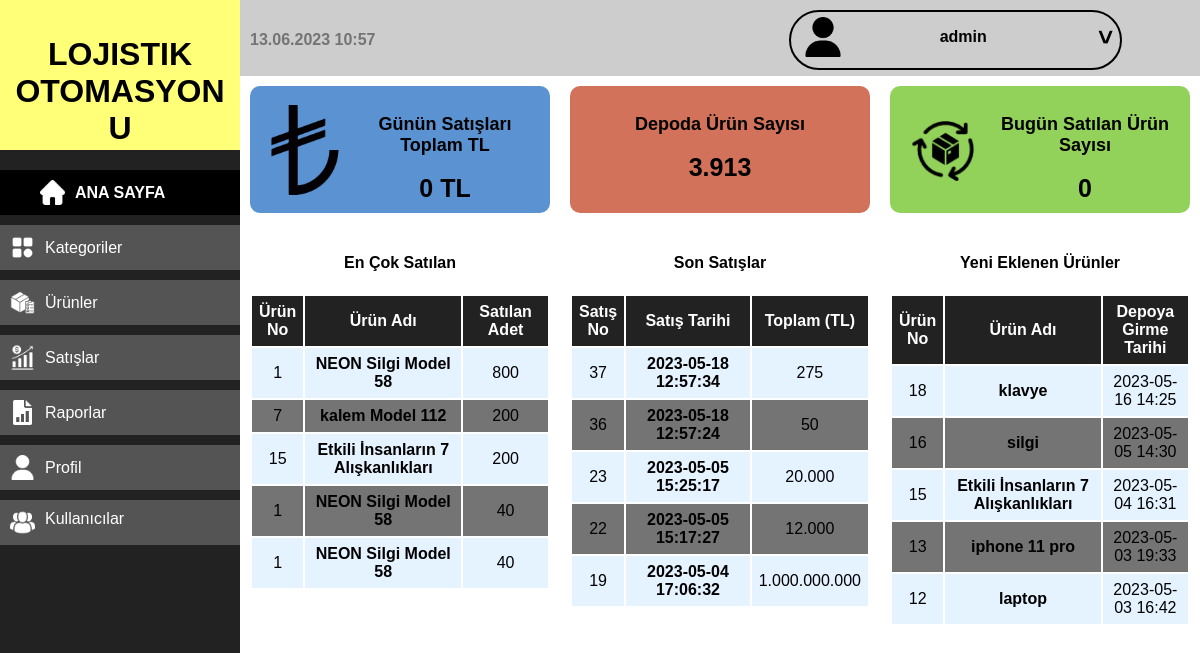
Before: /anasayfa.php (signed in) with the older database file.
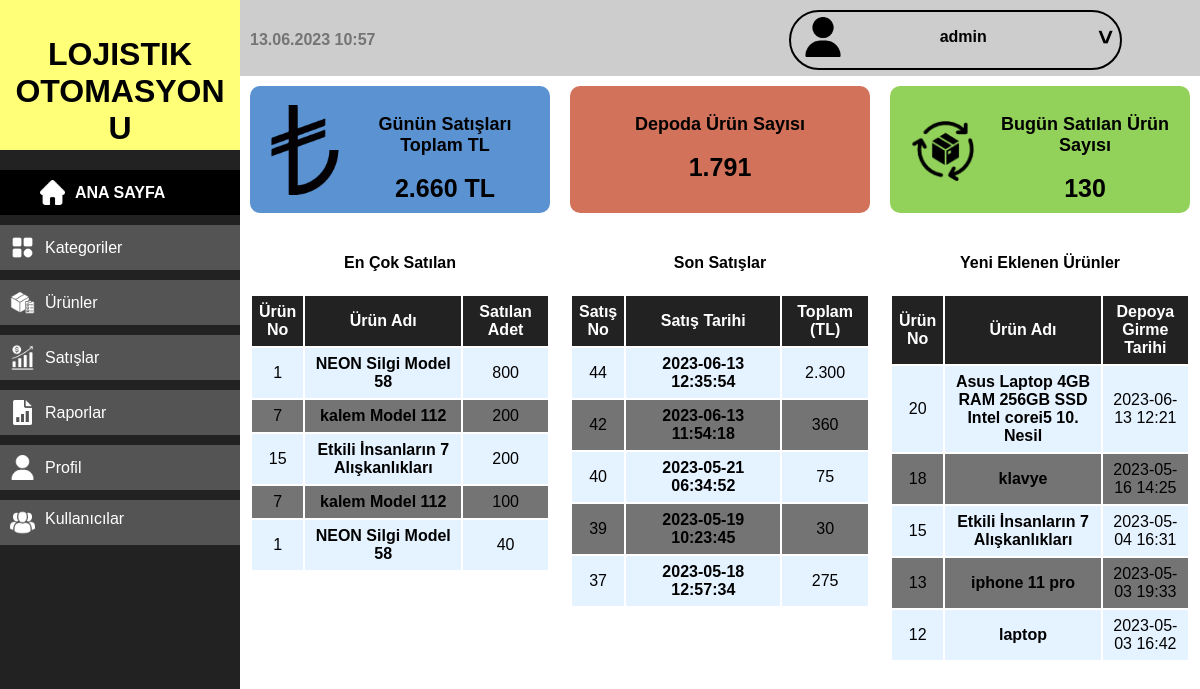
After: the same page with the newer database file.
### tables this page shows
CREATE TABLE `satislar` (
  `id` int(11) NOT NULL,
  `u_id` int(11) NOT NULL,
  `satisi_yapan` int(11) NOT NULL,
  `satilan_adet` int(11) NOT NULL,
  `birine_fiyat` int(11) NOT NULL,
  `toplam_tl` int(11) NOT NULL,
  `alici` varchar(255) NOT NULL,
  `tarihi` datetime NOT NULL
);

CREATE TABLE `urunler` (
  `id` int(11) NOT NULL,
  `urun_adi` text NOT NULL,
  `adet` int(11) NOT NULL,
  `kat` int(11) NOT NULL,
  `ekleyen` int(11) NOT NULL,
  `alim_fiyat` int(11) NOT NULL,
  `satim_fiyat` int(11) NOT NULL,
  `tedarikci` varchar(255) NOT NULL,
  `urun_adresi` text NOT NULL,
  `raf_no` varchar(255) NOT NULL,
  `foto` varchar(255) NOT NULL,
  `tarihi` datetime NOT NULL
);

### fonksiyonlar/fonksiyonlar.php (called while the page is built, shortened)
<?php
function getAllFrom($from) {
    global $con;
    $stmt = $con->prepare("SELECT * FROM $from");
    $stmt->execute();
    $rows = $stmt->fetchAll();
    return $rows;
}
    ?>
        <?php
function getItem($from, $where, $value) {
    global $con;
    $stmt = $con->prepare("SELECT * FROM $from WHERE $where = ? LIMIT 1");
    $stmt->execute(array($value));
    return $stmt->fetch();
}
function getRapor($baslama, $bitme) {
    global $con;
    $stmt = $con->prepare("SELECT
                                    urunler.urun_adi, urunler.alim_fiyat, satislar.*
                            FROM
                                urunler
                            INNER JOIN
                                satislar
                            ON
                                satislar.u_id = urunler.id
                            WHERE
                                satislar.tarihi
                            BETWEEN
                                ?
                            AND
                                ?
                            ORDER BY
                                satislar.id DESC");
        $stmt->execute(array("$baslama", "$bitme"));
        $satislar = $stmt->fetchAll();
    return $satislar;
}
function nokta($sayi) {
    if (strlen($sayi) > 3) {
        $sayis = substr_replace ($sayi , '.' , -3, 0 );
    } else {
        $sayis = $sayi;
    }
    if (strlen($sayis) > 7) {
        $sayis = substr_replace ($sayis , '.' , -7, 0 );
    }
    if (strlen($sayis) > 11) {
        $sayis = substr_replace ($sayis , '.' , -11, 0 );
    }
    return $sayis;
}

### diller/Turkce.php (called while the page is built, shortened)
<?php
function lang($lang)
{
  return $arr[$lang];
}

### anasayfa.php (the view, shortened to what the changed rows need)
<?php
if (isset($_SESSION['kullanici_adi'])) {
        ?>
        <?php
    $kullaniciS = getItem('kullanicilar', 'id', $_SESSION['ID']);
    if ($kullaniciS['aktif'] === 2) {
        $isAdmin = true;
    } else {
        $isAdmin = false;
    }
    $baslad = date('Y-m-d 00:00:00', time());
    $bitisd = date('Y-m-d 23:59:59', time());
    $satislar = getRapor($baslad, $bitisd);
    foreach($satislar as $satis) {
        @$toplam += $satis['toplam_tl'];
        @$toplamUrun += $satis['satilan_adet'];
    }
    $urunler = getAllFrom('urunler ORDER BY id DESC');
    foreach($urunler as $urun) {
        @$uSayisi += $urun['adet'];
    }
    ?>
    <div class="anasayfa-icerik">
        <div class="buyuk-anasayfa">
            <?php if ($isAdmin) { ?>
                <div>
                    <div>
                        <p><?php echo lang('gununSatisToplamiTl'); ?></p>
                        <span><?php echo isset($toplam) ? nokta($toplam) : '0'; ?> TL</span>
                    </div>
                </div>
                <div>
                    <div>
                        <p><?php echo lang('depodaUrunSayisi'); ?></p>
                        <span><?php echo isset($uSayisi) ? nokta($uSayisi) : '0'; ?></span>
                    </div>
                </div>
                <div>
                    <div>
                        <p><?php echo lang('satilanUrunSayisi'); ?></p>
                        <span><?php echo isset($toplamUrun) ? nokta($toplamUrun) : '0'; ?></span>
                    </div>
                </div>
            <?php } else { echo '<div></div> <div></div> <div></div>'; } ?>
            <div>
                <table>
                    <tr>
                        <th><?php echo lang('urunNo'); ?></th>
                        <th><?php echo lang('urunAdi'); ?></th>
                        <th><?php echo lang('satilanAdet'); ?></th>
                    </tr>
                    <?php
                        $urunlerl = getAllFrom('satislar ORDER BY satilan_adet DESC LIMIT 5');
                        foreach($urunlerl as $urun) {
                            $urunAdi = getItem('urunler', 'id', $urun['u_id']);
                            echo '<tr>
                                    <td>' . $urunAdi['id'] . '</td>
                                    <td><a class="a" href="urunler.php?d=gos&k=' . $urunAdi['id'] . '">' . $urunAdi['urun_adi'] . '</a></td>
                                    <td>' . nokta($urun['satilan_adet']) . '</td>
                                </tr>';
                        }
                    ?>
                </table>
            </div>
            <div>
                <table>
                    <tr>
                        <th><?php echo lang('satisNo'); ?></th>
                        <th><?php echo lang('satisTarihi'); ?></th>
                        <th><?php echo lang('toplam') . ' (TL)'; ?></th>
                    </tr>
                    <?php
                        $sat    = $isAdmin ? '' : ' WHERE satisi_yapan = ' . $_SESSION['ID'];
                        $urunlerl = getAllFrom('satislar ' . @$sat . ' ORDER BY id DESC LIMIT 5');
                        foreach($urunlerl as $urun) {
                            echo '<tr>
                                    <td>' . $urun['id'] . '</td>
                                    <td><a class="a" href="satislar.php?d=gos&k=' . $urun['id'] . '">' . $urun['tarihi'] . '</a></td>
                                    <td>' . nokta($urun['toplam_tl']) . '</td>
                                </tr>';
                        }
                    ?>
                </table>
            </div>
            <div>
                <table>
                    <tr>
                        <th><?php echo lang('urunNo'); ?></th>
                        <th><?php echo lang('urunAdi'); ?></th>
                        <th><?php echo lang('depoyaGirmeTarihi') ?></th>
                    </tr>
                    <?php
                        $urunlerl = getAllFrom('urunler ORDER BY id DESC LIMIT 5');
                        foreach($urunlerl as $urun) {
                            echo '<tr>
                                    <td>' . $urun['id'] . '</td>
                                    <td><a class="a" href="urunler.php?d=gos&k=' . $urun['id'] . '">' . $urun['urun_adi'] . '</a></td>
                                    <td>' . substr($urun['tarihi'], 0, -3) . '</td>
                                </tr>';
                        }
                    ?>
                </table>
            </div>
        </div>
    </div>
    <?php
    include 'sablonlar/footer.php';
} else {
    header('Location: logout.php');
    exit();
}

Changed rows visible on the page:
no longer on one of the page's lists (row unchanged): satislar: id "23", tarihi "2023-05-05 15:25:17", toplam_tl "20.000"
no longer on this page (row unchanged): satislar: u "1", u.urun_adi "NEON Silgi Model 58", satilan_adet "40", id "22", tarihi "2023-05-05 15:17:27", toplam_tl "12.000"
no longer on this page (row unchanged): satislar: id "36", tarihi "2023-05-18 12:57:24", toplam_tl "50", shown under "Son Satışlar"
no longer on this page (row unchanged): satislar: id "19", tarihi "2023-05-04 17:06:32", toplam_tl "1.000.000.000", shown under "Son Satışlar"
removed urunler: id "16", urun_adi "silgi", tarihi "2023-05-05 14:30"
added satislar: u "7", u.urun_adi "kalem Model 112", satilan_adet "100", id "44", tarihi "2023-06-13 12:35:54", toplam_tl "2.300"
added satislar: id "42", tarihi "2023-06-13 11:54:18", toplam_tl "360", shown under "Son Satışlar"
added satislar: id "40", tarihi "2023-05-21 06:34:52", toplam_tl "75", shown under "Son Satışlar"
added satislar: id "39", tarihi "2023-05-19 10:23:45", toplam_tl "30", shown under "Son Satışlar"
added urunler: id "20", urun_adi "Asus Laptop 4GB RAM 256GB SSD Intel corei5 10. Nesil", tarihi "2023-06-13 12:21"
Other visible differences:
nokta($toplam): (not shown) → "2.660"
nokta($uSayisi): "3.913" → "1.791"
nokta($toplamUrun): (not shown) → "130"
text no longer shown: "0 0"
